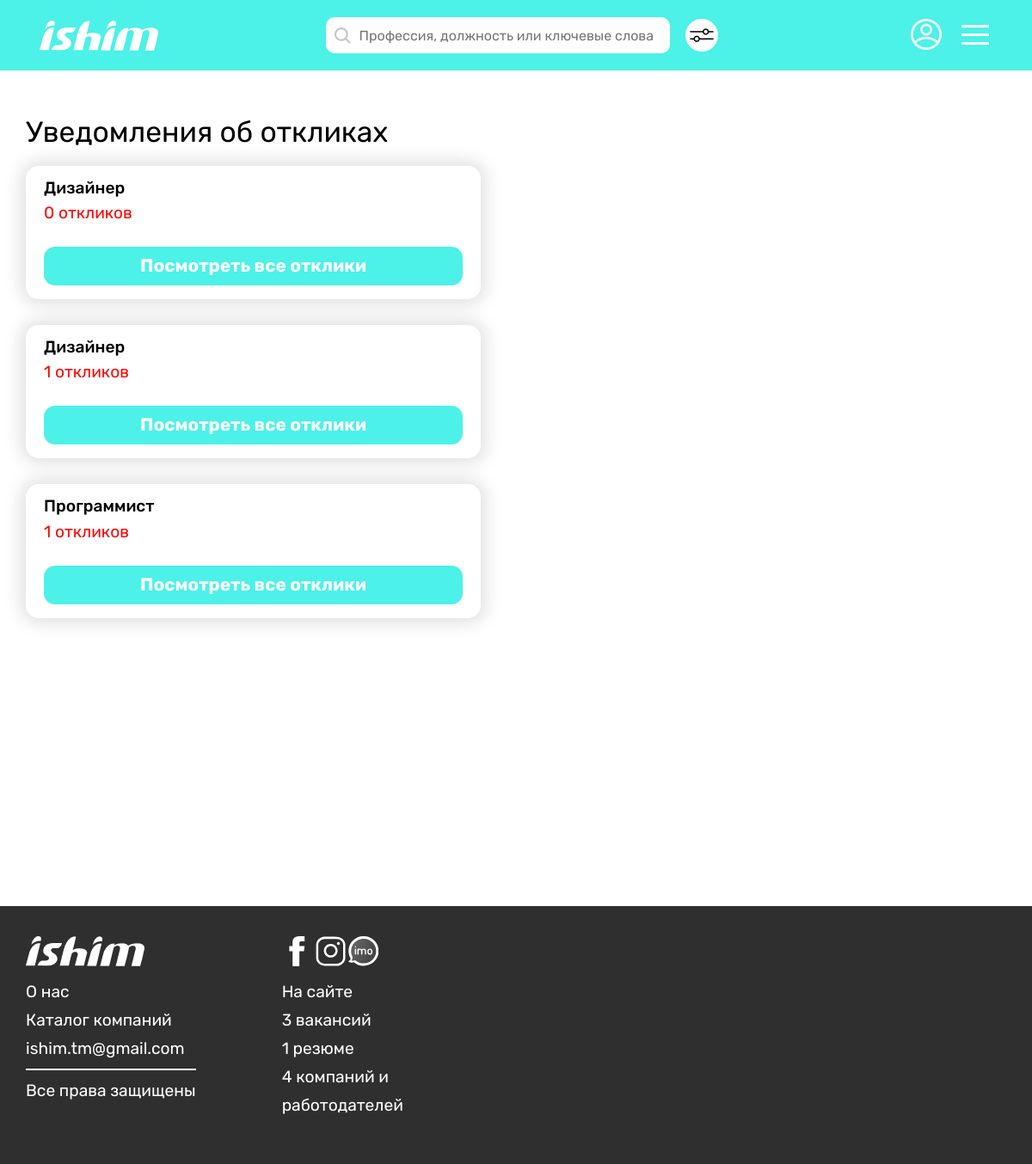
Page /vacancy/response-notifications/ (signed in) on the committed database.
### vacancy/models.py (models this page shows, shortened)
class Vacancy(models.Model):
    creator = models.ForeignKey(User, on_delete=models.CASCADE)
    position = models.CharField(max_length=65)
    sphere = models.CharField(max_length=100)
    min_salary = models.IntegerField(default=0)
    max_salary = models.IntegerField()
    registration = models.CharField(max_length=100, default='не имеет значения')
    experience = models.CharField(max_length=65)
    min_age = models.IntegerField()
    max_age = models.IntegerField()
    sex = models.CharField(max_length=65, default='не имеет значения')
    education = models.CharField(max_length=65)
    responsibilities = models.TextField()
    work_terms = models.TextField()
    busyness = models.CharField(max_length=65, default='')
    work_graph = models.CharField(max_length=65)
    payment = models.TextField(default='')
    views = models.IntegerField(default=0)
    creation_date = models.DateTimeField(auto_now_add=True)
    class Meta:
        verbose_name_plural = "Vacancies"

### vacancy/views.py (the view)
# urls.py: path('response-notifications/', tm_views.response_notifications, name='response-notifications-tm'),
@hirer_required
@login_required
def response_notifications(request):
    vacancies = Vacancy.objects.filter(creator=request.user)
    context = {
        'vacancies': vacancies
    }
    context.update(get_footer())
    return render(request, 'vacancy/response_notifications.html', context)

### main/utils.py (called while the page is built)
def get_footer():
    data = {
        'cv_num': CV.objects.count(),
        'vacancy_num': Vacancy.objects.count(),
        'user_num': User.objects.count()
    }
    return data

### vacancy/templates/vacancy/response_notifications.html (shortened to what this page needs)
{% extends "main/base.html" %}
{% load static %}
{% block content %}
   <div class="container__main pad-0 w-1920">
      {% include 'main/header_hirer.html' %}
      <section class="search__history">
         <div class="container__content">
            <h1 class="h__fav__top__title">Уведомления об откликах</h1>
            {% for vacancy in vacancies %}
            <div class="h__notif__item">
               <h3 class="h__notif__item__title">{{ vacancy.position }}</h3>
               <h2 class="suitable__link">{{ vacancy.response_set.count }} откликов</h2>
               <a href="" class="h__notif__btn green__btn">Посмотреть все отклики</a>
            </div>
            {% endfor %}
         </div>
      </section>
      {% include 'main/footer.html' %}
   </div>
   {% endblock %}

### static/main.css (style rules this page uses)
* { padding: 0; margin: 0; border: 0; }
*, *:before, *:after { -moz-box-sizing: border-box; -webkit-box-sizing: border-box; box-sizing: border-box; }
html, body { height: 100%; width: 100%; font-size: 100%; line-height: 1; font-size: 16px; -ms-text-size-adjust: 100%; -moz-text-size-adjust: 100%; -webkit-text-size-adjust: 100%; color: #000; font-family: 'Rubik', sans-serif; }
a, a:visited { text-decoration: none; }
h1, h2, h3, h4, h5, h6 { font-size: inherit; font-weight: 400; margin: 0; }
.w-1920 { width: 100%; max-width: 1920px; }
.pad-0 { padding: 0; }
.green__btn { background-color: #4CF1E7; font-size: 1.2rem; line-height: 1.2; text-align: center; color: #fff; }
.container__content { width: 100%; max-width: 1440px; padding: 0 30px; margin: 0 auto; position: relative; }
.container__main { width: 100%; margin: 0 auto; position: relative; }
.suitable__link { color: #FF0000; }
.suitable__link { font-size: 1.2rem; color: #FF0000; margin-bottom: 30px; }
.h__fav__top__title { font-size: 2.1rem; margin-bottom: 22px; }
.search__history { padding: 55px 0; }
.h__notif__item { width: 100%; max-width: 529px; padding: 16px 21px; box-shadow: 0px 0px 20px 6px rgba(0, 0, 0, 0.12); border-radius: 15px; transition: 0.4s linear; margin-bottom: 30px; }
.h__notif__item__title { font-size: 1.2rem; font-weight: 500; margin-bottom: 10px; }
.h__notif__btn { width: 100%; display: inline-block; font-size: 1.3rem; font-weight: 700; text-align: center; padding: 10px; border-radius: 13px; }

### rows in the picture
Vacancy: position "Дизайнер", response_set.count "0"
Vacancy: position "Дизайнер", response_set.count "1"
Vacancy: position "Программист", response_set.count "1"

### other values in the picture
{{ vacancy_num }} "3"
{{ cv_num }} "1"
{{ user_num }} "4"
